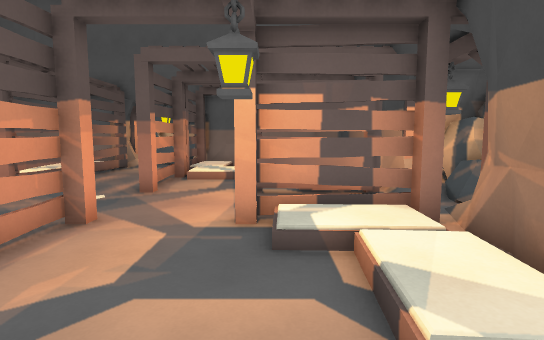
[1] (above)

16 first-person views from a walk through a 3-D level made in the Godot game engine. The camera is 1.3 m above the floor, tilts 6° down and sees 80° across. The floor is counted in squares, 1 m on a side. Each view is taken from the middle of a square. On the plan, view 1 faces up. The plan holds only what a view shows up to about 14 squares ahead; the rest is blank. Flat picture figures and markers are not drawn.

[2]
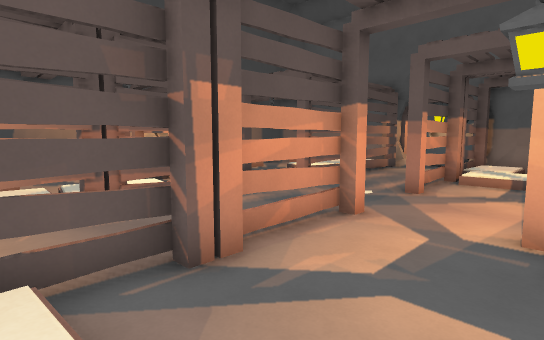

[3]
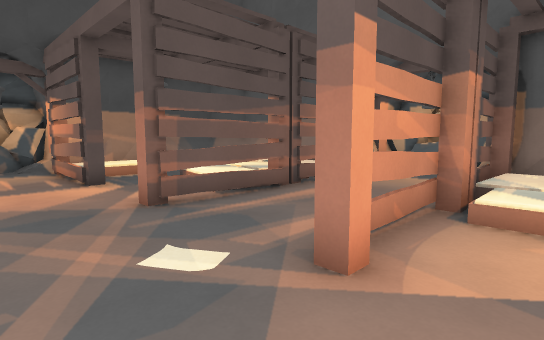

[4]
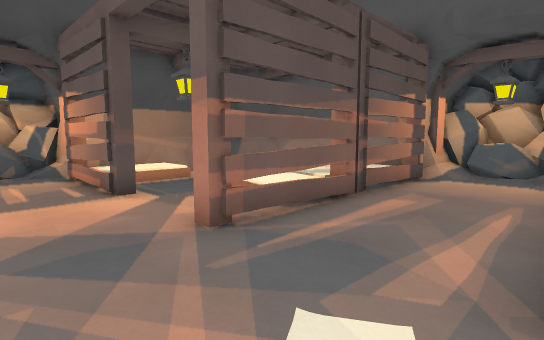

[5]
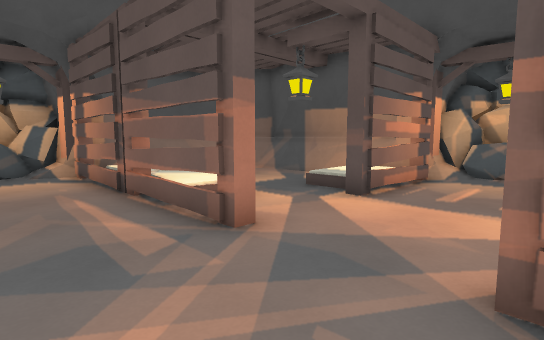

[6]
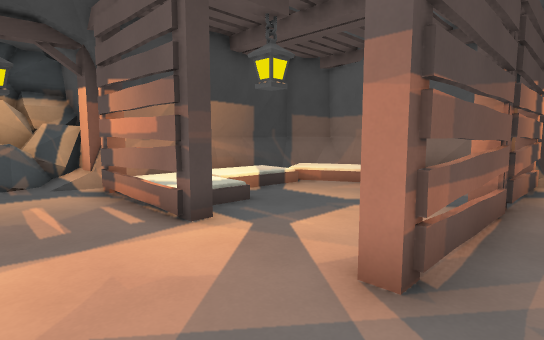

[7]
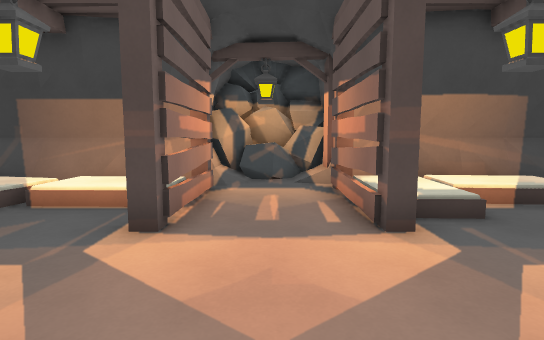

[8]
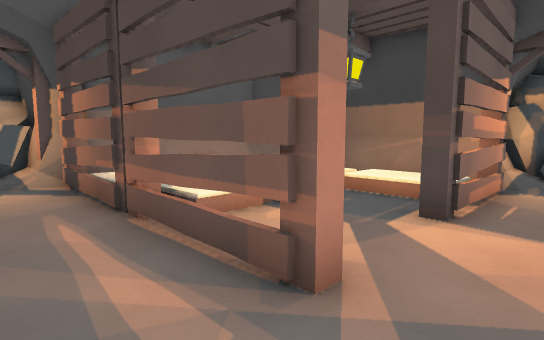

[9]
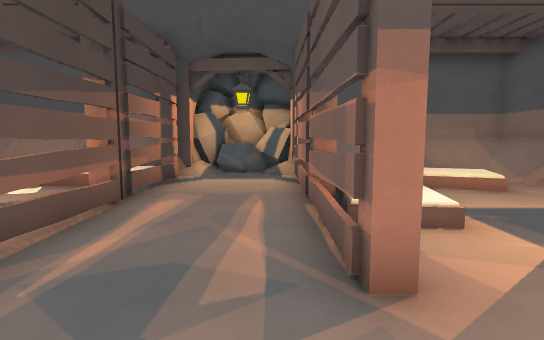

[10]
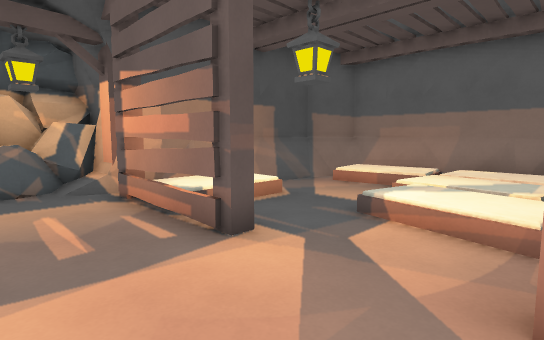

[11]
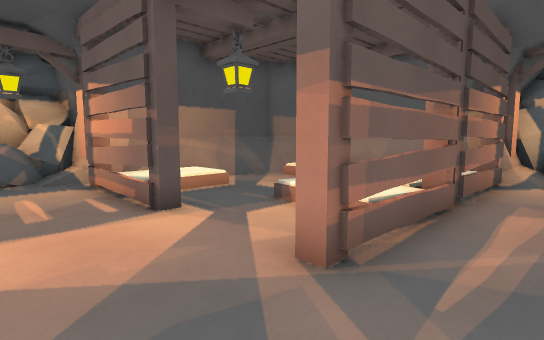

[12]
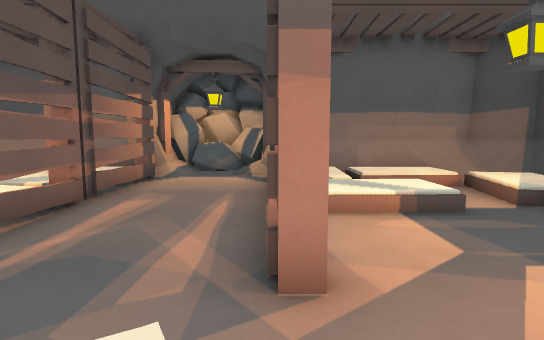

[13]
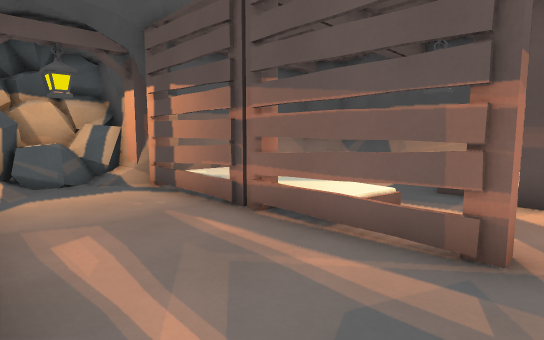

[14]
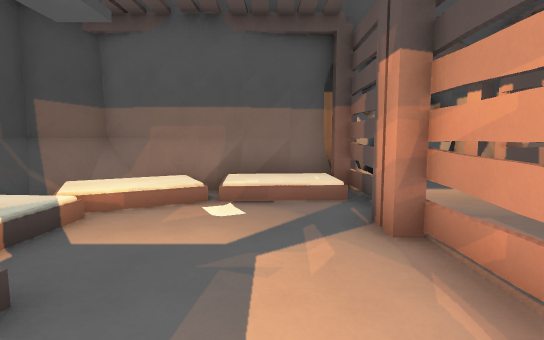

[15]
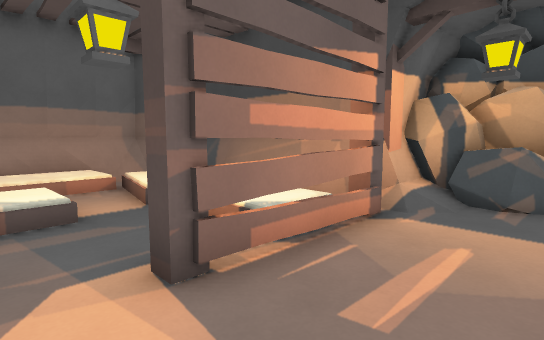

[16]
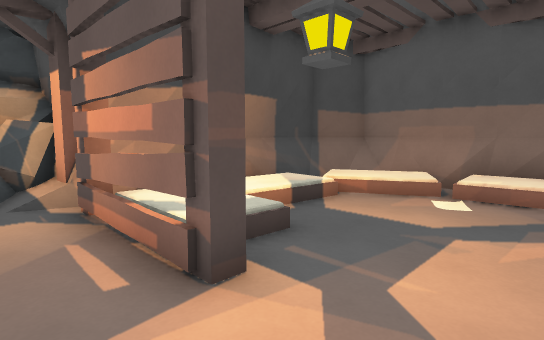

### Floor plan
Key: @ floor where view 1 was taken; # wall or solid block; . main floor; : floor 0.25 m higher than the main floor; + floor 0.5 m higher than the main floor; / step, stairs or slope; P pillar; L plank; R rock.
Columns run from 19 left of view 1 to 8 right of it. Each row starts with its distance up from view 1.
 22            RRRRR
 21           RRRRR#
 20            RRRRR
 19            #/R/#
 18          ###/./###
 17     ######/P...P/######
 16     #:     L...L    / #
 15     #.//   L...L   // #
 14     #...   P...P   ./ #
 13     #.... +P...P+ +./ #
 12     # /.//+L...L..../ #
 11    ## /....L...L..../ ##  R
 10 RR##P/LP...P...P..PP/LP##RRR
  9 RRR#.................../RRRR
  8 RRR.....................RRRR
  7 RRR/...............L...//RRR
  6 R R#P/LPP..P...P..PP//P##R#R
  5 R  ##  /...L...L.../+ .#
  4     # .../ L...L..../ ##
  3     #..../ P...P..../ #
  2     #....  P...P..../ #
  1     #////  L...L...++ #
  0     #//    L...L  /@ /#
 -1     #######P...P+######
 -2           ###./###
 -3            #RRRR
 -4            RRRRR
 -5            #RRRRR

Where each view was taken, in squares from view 1:
view 1: 0 up, 0 right, facing up
view 2: 0 up, 0 right, facing up-left
view 3: 7 up, 2 left, facing up-left
view 4: 7 up, 4 left, facing up-left
view 5: 10 up, 5 left, facing down-left
view 6: 9 up, 5 left, facing down-right
view 7: 8 up, 5 left, facing right
view 8: 8 up, 6 left, facing up-right
view 9: 9 up, 7 left, facing down
view 10: 7 up, 8 left, facing up-left
view 11: 7 up, 6 left, facing up-left
view 12: 7 up, 4 left, facing up
view 13: 7 up, 4 left, facing down-left
view 14: 7 up, 2 left, facing down
view 15: 7 up, 2 left, facing up-right
view 16: 8 up, 3 left, facing down-right
